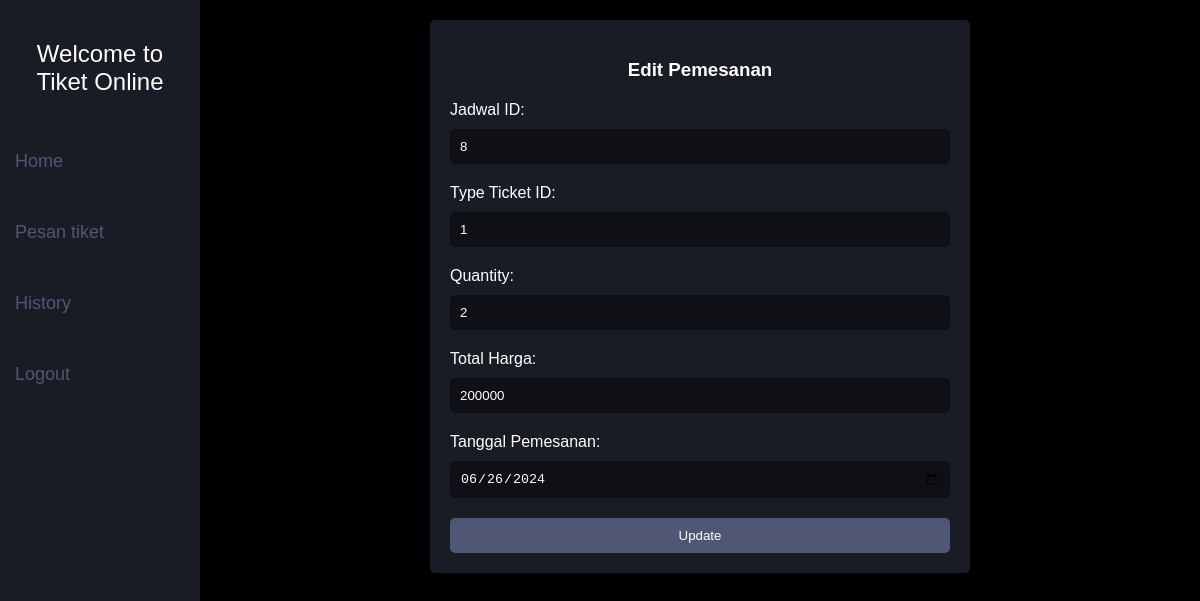
Screenshot of /edit_book.php?booking_id=1 (signed in) with the database file from the repository.
### tables this page shows
CREATE TABLE `booking` (
  `booking_id` int NOT NULL,
  `user_id` int NOT NULL,
  `type_ticket_id` int NOT NULL,
  `jadwal_id` int NOT NULL,
  `quantity` int NOT NULL,
  `total_price` decimal(10,2) NOT NULL,
  `booking_date` date NOT NULL,
  `booking_status` varchar(255) NOT NULL
);

### edit_book.php (the view, shortened to what this page needs)
<?php
require_once 'connection.php';
$booking_id = $_GET['booking_id'];
$query = "SELECT * FROM booking WHERE booking_id = ?";
$stmt = $conn->prepare($query);
$stmt->bind_param("i", $booking_id);
$stmt->execute();
$result = $stmt->get_result();
$booking = $result->fetch_assoc();
$price_query = "SELECT id, price FROM type_ticket";
$price_result = $conn->query($price_query);
$prices = [];
while ($row = $price_result->fetch_assoc()) {
    $prices[$row['id']] = $row['price'];
}
?>
<!DOCTYPE html>
<html lang="en">
<head>
</head>
<body>
    <div class="sidenav">
        <div class="title">Welcome to Tiket Online</div>
        <a href="index.php">Home</a>
        <a href="pesan.php">Pesan tiket</a>
        <a href="history.php">History</a>
        <a href="logout.php">Logout</a>
    </div>
    <div class="main">
        <div class="container">
            <h3>Edit Pemesanan</h3>
            <form method="post">
                <label for="jadwal_id">Jadwal ID:</label>
                <input type="text" name="jadwal_id" value="<?= $booking['jadwal_id']; ?>" readonly>
                <label for="type_ticket_id">Type Ticket ID:</label>
                <input type="text" name="type_ticket_id" value="<?= $booking['type_ticket_id']; ?>" readonly>
                <label for="quantity">Quantity:</label>
                <input type="number" name="quantity" value="<?= $booking['quantity']; ?>" required>
                <label for="total_price">Total Harga:</label>
                <input type="number" name="total_price" value="<?= $prices[$booking['type_ticket_id']] * $booking['quantity']; ?>" readonly>
                <label for="booking_date">Tanggal Pemesanan:</label>
                <input type="date" name="booking_date" value="<?= $booking['booking_date']; ?>" required>
                <input type="submit" value="Update">
            </form>
        </div>
    </div>
</body>
</html>

### edit_book.php (style rules this page uses)
body { margin: 0; padding: 0; font-family: Arial, Helvetica, sans-serif; background-color: black; color: white; }
.sidenav { height: 100%; width: 200px; position: fixed; z-index: 1; top: 0; left: 0; background-color: #191C24; overflow-x: hidden; padding-top: 20px; }
.sidenav a { margin: 20px 0; padding: 15px; text-decoration: none; border-radius: 5px; font-size: 18px; color: #4F5775; display: block; }
.title { padding: 20px; font-size: 24px; text-align: center; color: white; }
.main { margin-left: 200px; padding: 20px; }
.container { max-width: 500px; margin: auto; padding: 20px; background-color: #191C24; border-radius: 5px; }
h3 { margin-bottom: 20px; text-align: center; }
form { display: flex; flex-direction: column; }
label { margin-bottom: 10px; }
input[type="number"], input[type="date"], input[type="text"] { padding: 10px; margin-bottom: 20px; border: none; border-radius: 5px; background-color: #0F1015; color: white; }
input[readonly] { background-color: #0F1015; }
input[type="submit"] { padding: 10px; border: none; border-radius: 5px; background-color: #4F5775; color: white; cursor: pointer; transition: background-color 0.3s; }

### rows the page displays
booking: jadwal_id "8", type_ticket_id "1", quantity "2", total_price "200000", booking_date "06/26/2024"
